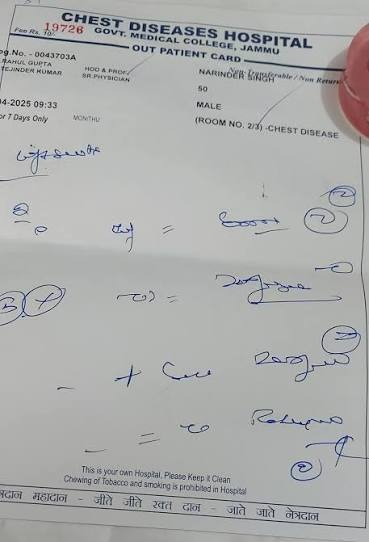
#> input picture data/reports/sample_prescription_chest_diseases.jpg, 369 x 542 px
$ python -i detector.py   (imports and definitions only)
#> lines starting #> are read from the running program, lines starting #| are printed output that depends on the picture
"""
Input Type Detector for Multimodal Medical Documents & Images.
Classifies uploads into Text PDF, Scanned PDF, Handwritten Prescription,
Typed Prescription, X-Ray, CT Scan, MRI Scan, or Clinical Photo.
"""

import os
import re
import fitz  # PyMuPDF
from PIL import Image, ImageStat
from typing import Dict, Any, Tuple

# Detection category definitions
DOCUMENT_TYPES = {
    "text_pdf": "Text-Based Clinical PDF",
    "scanned_pdf": "Scanned Medical Report PDF",
    "typed_prescription": "Typed / Printed Prescription",
    "handwritten_prescription": "Handwritten Prescription",
    "xray_image": "X-Ray Radiograph",
    "ct_scan": "CT Scan Image",
    "mri_image": "MRI Scan Image",
    "clinical_image": "Clinical Photograph / Lab Slip",
    "clinical_report_text": "Clinical Discharge Text Note"
}

def analyze_image_properties(image_path: str) -> Dict[str, Any]:
    """
    Analyzes visual properties of an image file (contrast, brightness, aspect ratio, grayscale nature).
    """
    try:
        with Image.open(image_path) as img:
#> img is the input picture: PIL image 369x542 RGB; mean R, G, B 171.7, 172.6, 172.1
            width, height = img.size
#> width = 369; height = 542
            mode = img.mode
#> mode = 'RGB'

            # Convert to grayscale for statistical analysis
            gray = img.convert('L')
            stat = ImageStat.Stat(gray)
            mean_brightness = stat.mean[0]
#> mean_brightness = 172.3
            std_contrast = stat.stddev[0]
#> std_contrast = 24.58

            # Check if image is predominantly grayscale (typical of X-rays/CT/MRI)
            rgb = img.convert('RGB')
            r, g, b = rgb.split()
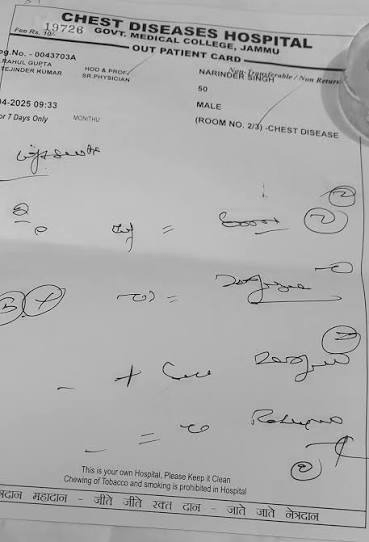
#> r: PIL image 369x542 L; min 0, max 236, mean 171.7
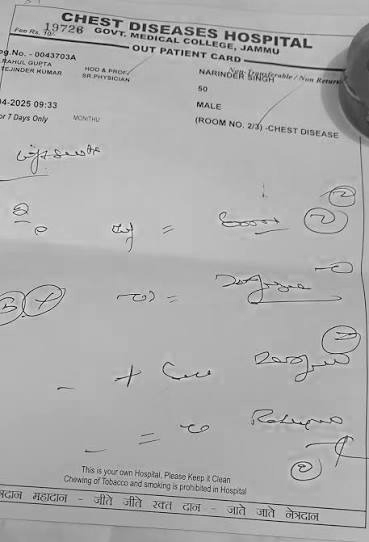
#> b: PIL image 369x542 L; min 0, max 251, mean 172.1
            diff_rg = ImageStat.Stat(r).mean[0] - ImageStat.Stat(g).mean[0]
#> diff_rg = -0.921
            diff_gb = ImageStat.Stat(g).mean[0] - ImageStat.Stat(b).mean[0]
#> diff_gb = 0.559
            is_grayscale_like = abs(diff_rg) < 8 and abs(diff_gb) < 8
#> is_grayscale_like = True

            return {
                "width": width,
                "height": height,
                "aspect_ratio": round(width / max(1, height), 2),
                "brightness": round(mean_brightness, 1),
                "contrast": round(std_contrast, 1),
                "is_grayscale": is_grayscale_like,
                "mode": mode
            }
    except Exception as e:
        return {
            "width": 0, "height": 0, "aspect_ratio": 1.0,
            "brightness": 128, "contrast": 50, "is_grayscale": False, "error": str(e)
        }

# [79 lines left out: function detect_input_type, not called in this run]

>>> result = analyze_image_properties('../data/reports/sample_prescription_chest_diseases.jpg')
#> result = {'width': 369, 'height': 542, 'aspect_ratio': 0.68, 'brightness': 172.3, 'contrast': 24.6, 'is_grayscale': True, 'mode': 'RGB'}

$ run again, on data/reports/sample_prescription_halima_spine.jpg
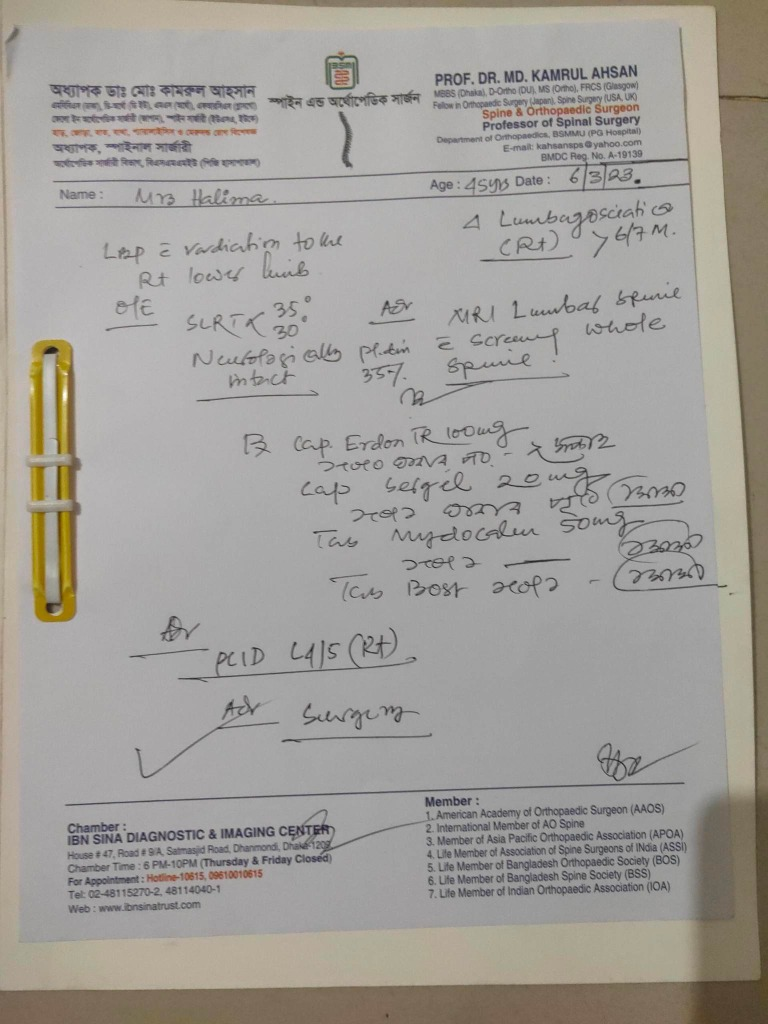
#> input picture data/reports/sample_prescription_halima_spine.jpg, 768 x 1024 px
#> in analyze_image_properties, img is the input picture: PIL image 768x1024 RGB; mean R, G, B 161.2, 157.9, 152.7
#> in analyze_image_properties, `gray = img.convert('L')`:
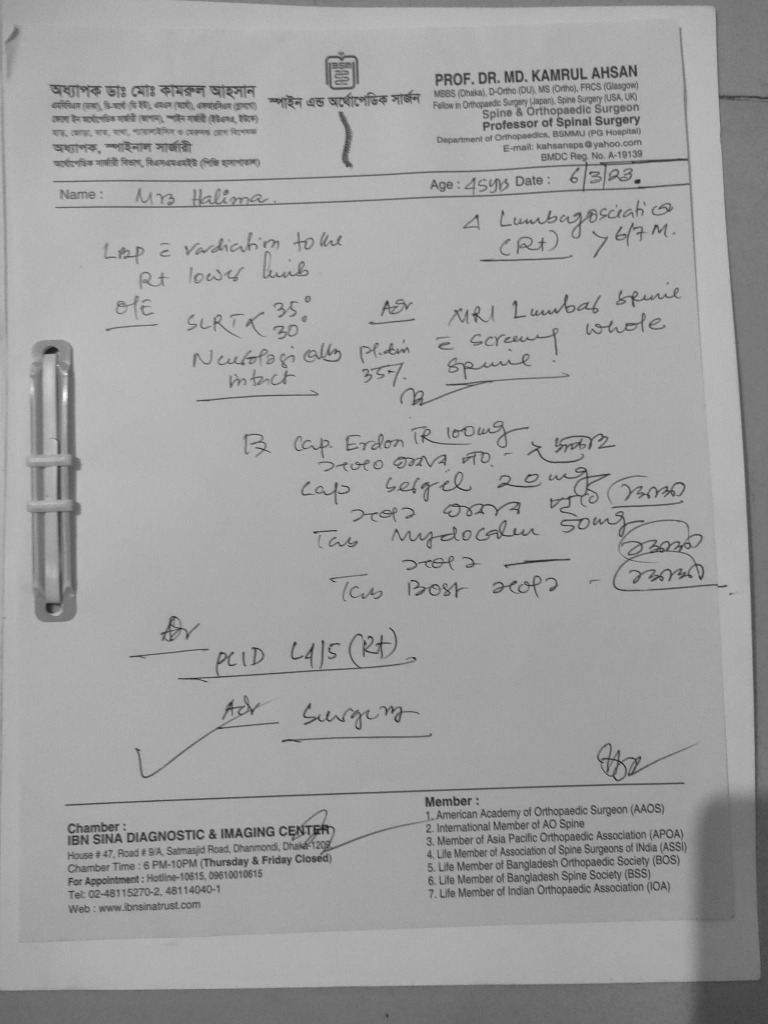
#> gray: PIL image 768x1024 L; min 28, max 252, mean 158.3
#> mean_brightness = 158.3
#> std_contrast = 24.5
#> in analyze_image_properties, `r, g, b = rgb.split()`:
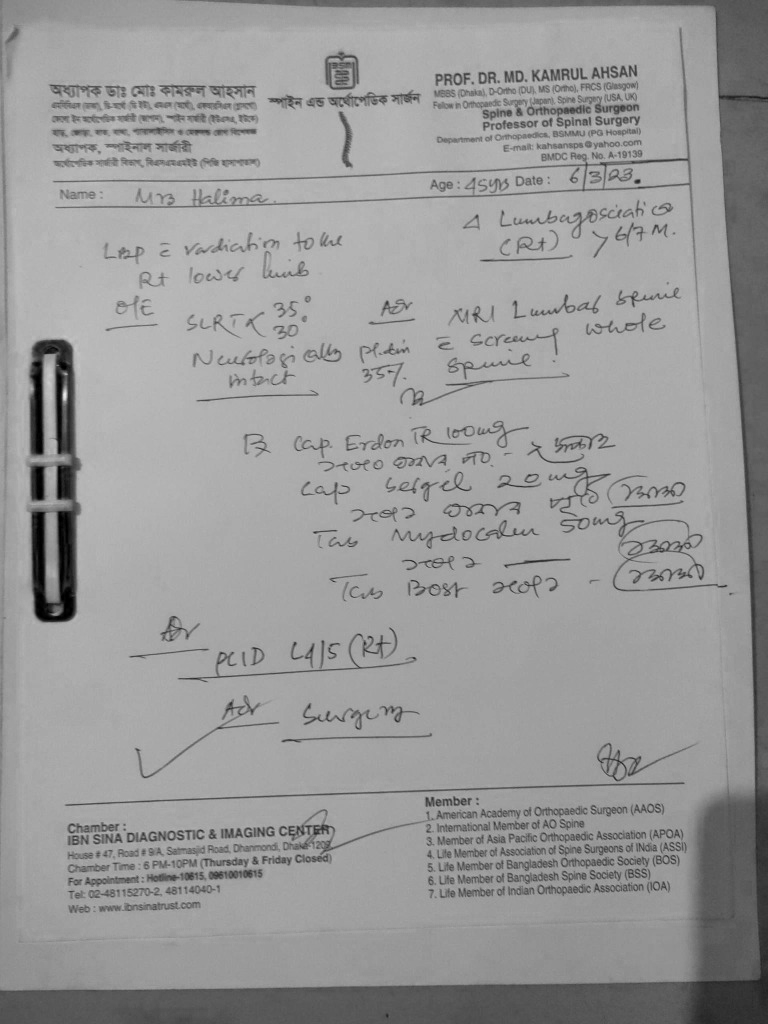
#> b: PIL image 768x1024 L; min 0, max 232, mean 152.7
#> diff_rg = 3.3
#> diff_gb = 5.15
#> is_grayscale_like = True
#> result = {'width': 768, 'height': 1024, 'aspect_ratio': 0.75, 'brightness': 158.3, 'contrast': 24.5, 'is_grayscale': True, 'mode': 'RGB'}
